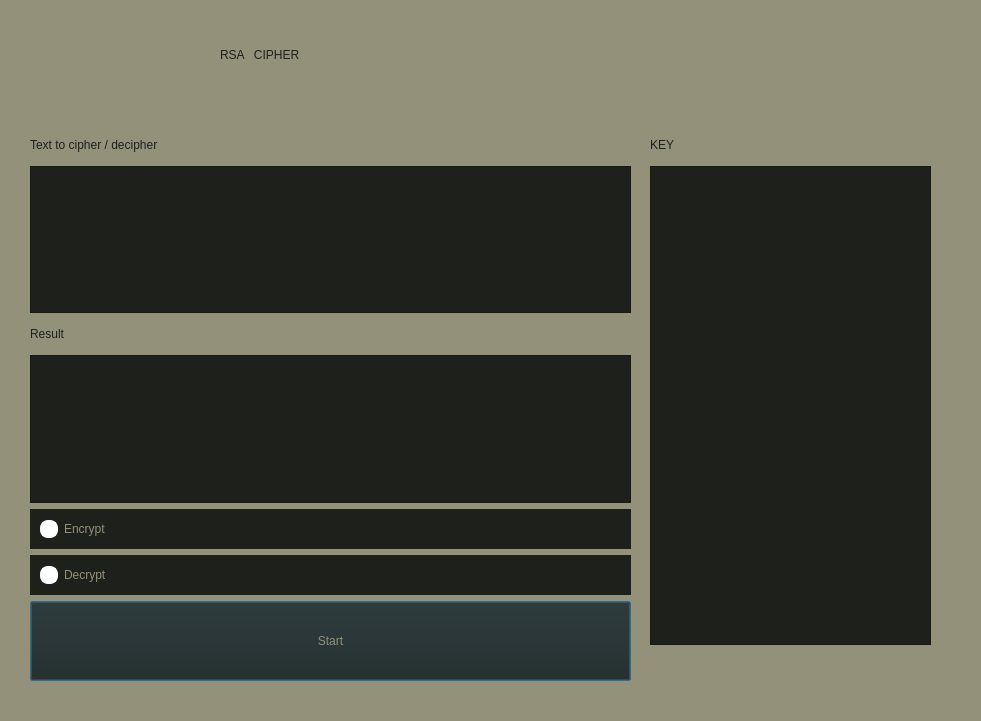
<?xml version="1.0" encoding="UTF-8"?>
<ui version="4.0">
 <class>Dialog</class>
 <widget class="QDialog" name="Dialog">
  <property name="geometry">
   <rect>
    <x>0</x>
    <y>0</y>
    <width>981</width>
    <height>721</height>
   </rect>
  </property>
  <property name="windowTitle">
   <string>Dialog</string>
  </property>
  <widget class="QWidget" name="widget_2" native="true">
   <property name="geometry">
    <rect>
     <x>0</x>
     <y>0</y>
     <width>1371</width>
     <height>901</height>
    </rect>
   </property>
   <property name="styleSheet">
    <string notr="true">background-color: rgb(147, 145, 122)</string>
   </property>
   <widget class="QWidget" name="widget" native="true">
    <property name="geometry">
     <rect>
      <x>30</x>
      <y>130</y>
      <width>601</width>
      <height>551</height>
     </rect>
    </property>
    <property name="styleSheet">
     <string notr="true">background-color: rgb(147, 145, 122)</string>
    </property>
    <layout class="QVBoxLayout" name="verticalLayout">
     <item>
      <widget class="QLabel" name="label_2">
       <property name="minimumSize">
        <size>
         <width>0</width>
         <height>30</height>
        </size>
       </property>
       <property name="styleSheet">
        <string notr="true">font: 24pt &quot;ArcadeClassic&quot;;
color:rgb(30, 32, 27);</string>
       </property>
       <property name="text">
        <string>Text to cipher / decipher</string>
       </property>
      </widget>
     </item>
     <item>
      <widget class="QTextEdit" name="textEdit_plainText">
       <property name="styleSheet">
        <string notr="true">background-color: rgb(30, 32, 27);
color: rgb(147, 145, 122)</string>
       </property>
       <property name="html">
        <string>&lt;!DOCTYPE HTML PUBLIC &quot;-//W3C//DTD HTML 4.0//EN&quot; &quot;http://www.w3.org/TR/REC-html40/strict.dtd&quot;&gt;
&lt;html&gt;&lt;head&gt;&lt;meta name=&quot;qrichtext&quot; content=&quot;1&quot; /&gt;&lt;style type=&quot;text/css&quot;&gt;
p, li { white-space: pre-wrap; }
&lt;/style&gt;&lt;/head&gt;&lt;body style=&quot; font-family:'MS Shell Dlg 2'; font-size:7.8pt; font-weight:400; font-style:normal;&quot;&gt;
&lt;p style=&quot;-qt-paragraph-type:empty; margin-top:0px; margin-bottom:0px; margin-left:0px; margin-right:0px; -qt-block-indent:0; text-indent:0px;&quot;&gt;&lt;br /&gt;&lt;/p&gt;&lt;/body&gt;&lt;/html&gt;</string>
       </property>
      </widget>
     </item>
     <item>
      <widget class="QLabel" name="label_3">
       <property name="minimumSize">
        <size>
         <width>0</width>
         <height>30</height>
        </size>
       </property>
       <property name="styleSheet">
        <string notr="true">font: 24pt &quot;ArcadeClassic&quot;;
color:rgb(30, 32, 27);</string>
       </property>
       <property name="text">
        <string>Result</string>
       </property>
      </widget>
     </item>
     <item>
      <widget class="QTextEdit" name="textEdit_cipheredText">
       <property name="styleSheet">
        <string notr="true">background-color: rgb(30, 32, 27);
color: rgb(147, 145, 122)</string>
       </property>
       <property name="html">
        <string>&lt;!DOCTYPE HTML PUBLIC &quot;-//W3C//DTD HTML 4.0//EN&quot; &quot;http://www.w3.org/TR/REC-html40/strict.dtd&quot;&gt;
&lt;html&gt;&lt;head&gt;&lt;meta name=&quot;qrichtext&quot; content=&quot;1&quot; /&gt;&lt;style type=&quot;text/css&quot;&gt;
p, li { white-space: pre-wrap; }
&lt;/style&gt;&lt;/head&gt;&lt;body style=&quot; font-family:'MS Shell Dlg 2'; font-size:7.8pt; font-weight:400; font-style:normal;&quot;&gt;
&lt;p style=&quot;-qt-paragraph-type:empty; margin-top:0px; margin-bottom:0px; margin-left:0px; margin-right:0px; -qt-block-indent:0; text-indent:0px;&quot;&gt;&lt;br /&gt;&lt;/p&gt;&lt;/body&gt;&lt;/html&gt;</string>
       </property>
      </widget>
     </item>
     <item>
      <widget class="QRadioButton" name="radioButton_Encrypt">
       <property name="minimumSize">
        <size>
         <width>0</width>
         <height>40</height>
        </size>
       </property>
       <property name="whatsThis">
        <string>&lt;html&gt;&lt;head/&gt;&lt;body&gt;&lt;p align=&quot;center&quot;&gt;&lt;br/&gt;&lt;/p&gt;&lt;/body&gt;&lt;/html&gt;</string>
       </property>
       <property name="styleSheet">
        <string notr="true">QRadioButton {
    background-color: rgb(30, 32, 27);
    font: 16pt &quot;ArcadeClassic&quot;;
    color: rgb(147, 145, 122);
    padding-left: 10px;
    padding-right: 10px;
}

QRadioButton::indicator {
    width: 14px;
    height: 14px;
    border-radius: 8px;
    border: 2px solid white;
    background-color: white;
}

QRadioButton::indicator:checked {
    background-color: rgb(147, 145, 122);
    border: 2px solid white;
}</string>
       </property>
       <property name="text">
        <string>Encrypt</string>
       </property>
      </widget>
     </item>
     <item>
      <widget class="QRadioButton" name="radioButton_Decrypt">
       <property name="minimumSize">
        <size>
         <width>0</width>
         <height>40</height>
        </size>
       </property>
       <property name="whatsThis">
        <string>&lt;html&gt;&lt;head/&gt;&lt;body&gt;&lt;p align=&quot;center&quot;&gt;&lt;br/&gt;&lt;/p&gt;&lt;/body&gt;&lt;/html&gt;</string>
       </property>
       <property name="styleSheet">
        <string notr="true">QRadioButton {
    background-color: rgb(30, 32, 27);
    font: 16pt &quot;ArcadeClassic&quot;;
    color: rgb(147, 145, 122);
    padding-left: 10px;
    padding-right: 10px;
}

QRadioButton::indicator {
    width: 14px;
    height: 14px;
    border-radius: 8px;
    border: 2px solid white;
    background-color: white;
}

QRadioButton::indicator:checked {
    background-color: rgb(147, 145, 122);
    border: 2px solid white;
}</string>
       </property>
       <property name="text">
        <string>Decrypt</string>
       </property>
      </widget>
     </item>
     <item>
      <widget class="QPushButton" name="pushButton">
       <property name="minimumSize">
        <size>
         <width>0</width>
         <height>80</height>
        </size>
       </property>
       <property name="styleSheet">
        <string notr="true">background-color: rgb(30, 32, 27);
font: 16pt &quot;ArcadeClassic&quot;;
color: rgb(147, 145, 122)</string>
       </property>
       <property name="text">
        <string>Start</string>
       </property>
      </widget>
     </item>
    </layout>
   </widget>
   <widget class="QLabel" name="label">
    <property name="geometry">
     <rect>
      <x>220</x>
      <y>-20</y>
      <width>551</width>
      <height>150</height>
     </rect>
    </property>
    <property name="minimumSize">
     <size>
      <width>0</width>
      <height>150</height>
     </size>
    </property>
    <property name="styleSheet">
     <string notr="true">qproperty-alignment: 'AlignHCenter | AlignVCenter';
font: 81 60pt &quot;ArcadeClassic&quot;; color:rgb(30, 32, 27);


</string>
    </property>
    <property name="text">
     <string>RSA   CIPHER</string>
    </property>
   </widget>
   <widget class="QWidget" name="widget_3" native="true">
    <property name="geometry">
     <rect>
      <x>650</x>
      <y>130</y>
      <width>281</width>
      <height>551</height>
     </rect>
    </property>
    <layout class="QVBoxLayout" name="verticalLayout_2">
     <item>
      <widget class="QLabel" name="label_4">
       <property name="minimumSize">
        <size>
         <width>0</width>
         <height>30</height>
        </size>
       </property>
       <property name="styleSheet">
        <string notr="true">font: 24pt &quot;ArcadeClassic&quot;;
color:rgb(30, 32, 27);</string>
       </property>
       <property name="text">
        <string>KEY</string>
       </property>
      </widget>
     </item>
     <item>
      <widget class="QTextEdit" name="textEdit_Key">
       <property name="styleSheet">
        <string notr="true">background-color: rgb(30, 32, 27);
color: rgb(147, 145, 122)</string>
       </property>
       <property name="html">
        <string>&lt;!DOCTYPE HTML PUBLIC &quot;-//W3C//DTD HTML 4.0//EN&quot; &quot;http://www.w3.org/TR/REC-html40/strict.dtd&quot;&gt;
&lt;html&gt;&lt;head&gt;&lt;meta name=&quot;qrichtext&quot; content=&quot;1&quot; /&gt;&lt;style type=&quot;text/css&quot;&gt;
p, li { white-space: pre-wrap; }
&lt;/style&gt;&lt;/head&gt;&lt;body style=&quot; font-family:'MS Shell Dlg 2'; font-size:7.8pt; font-weight:400; font-style:normal;&quot;&gt;
&lt;p style=&quot;-qt-paragraph-type:empty; margin-top:0px; margin-bottom:0px; margin-left:0px; margin-right:0px; -qt-block-indent:0; text-indent:0px;&quot;&gt;&lt;br /&gt;&lt;/p&gt;&lt;/body&gt;&lt;/html&gt;</string>
       </property>
      </widget>
     </item>
     <item>
      <widget class="QLabel" name="label_RemainingCharacters">
       <property name="minimumSize">
        <size>
         <width>0</width>
         <height>30</height>
        </size>
       </property>
       <property name="styleSheet">
        <string notr="true">font: 12pt &quot;ArcadeClassic&quot;;
color:rgb(30, 32, 27);</string>
       </property>
       <property name="text">
        <string/>
       </property>
      </widget>
     </item>
    </layout>
   </widget>
  </widget>
 </widget>
 <resources/>
 <connections/>
</ui>
